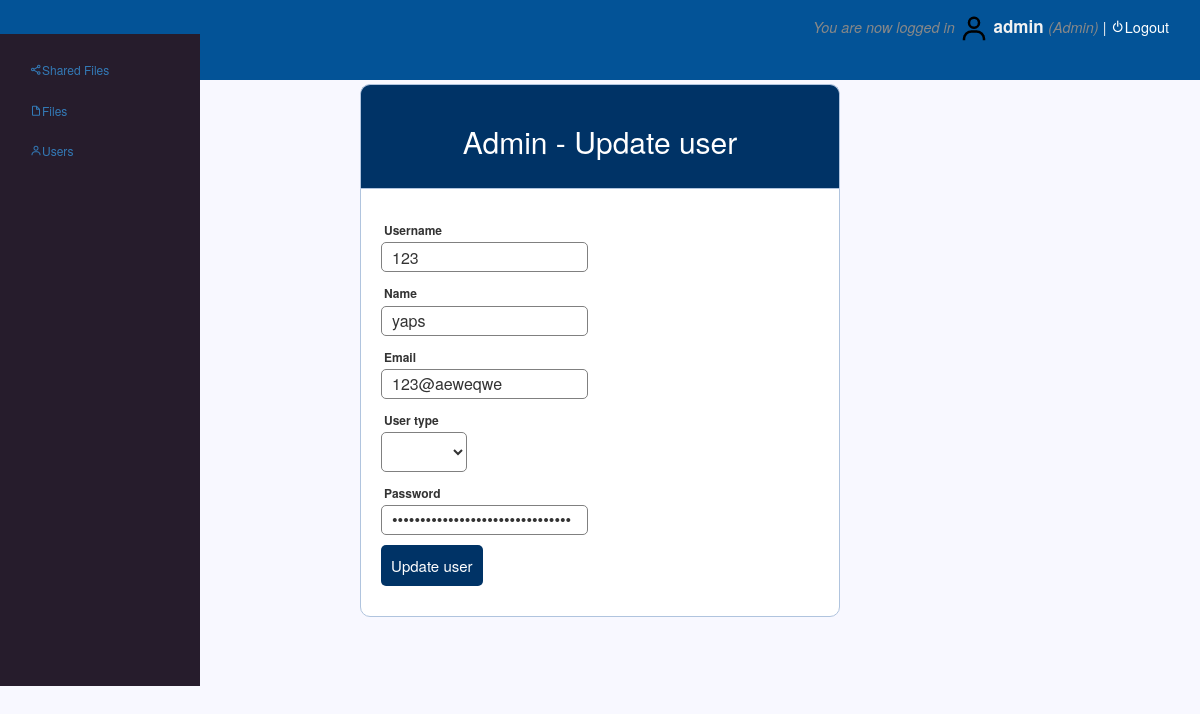
The page /admin/home.php?page=update&id=1 (signed in) on the database its author committed.
### tables this page shows
CREATE TABLE `users` (
  `id` int(10) NOT NULL,
  `username` varchar(100) NOT NULL,
  `name` varchar(100) NOT NULL,
  `email` varchar(100) NOT NULL,
  `user_type` varchar(100) NOT NULL,
  `password` varchar(100) NOT NULL
);

### admin/update_user.php (the view, shortened to what this page needs)
<?php
$user_id = $_GET ['id'];
$conn = mysqli_connect("localhost","root","") or die (mysqli_error($conn));
$sql = "SELECT * FROM users WHERE id = $user_id";
$q = mysqli_query($conn,$sql) or die (mysqli_error($conn));
$r = mysqli_fetch_assoc($q);
?>
<!DOCTYPE html>
<html>
<head>
	<link rel="stylesheet" type="text/css" href="../css/login.css">
</head>
<body>
	<div class="header">
		<h2>Admin - Update user</h2>
	</div>
	<form method="post" action="update_confirm.php?id=<?php echo $user_id?>">
		<div class="input-group">
			<label>Username</label>
			<input type="text" name="username" value="<?php echo $r['username']; ?>">
		</div>
		<div class="input-group">
			<label>Name</label>
			<input type="text" name="name" value="<?php echo $r['name']; ?>">
		</div>
		<div class="input-group">
			<label>Email</label>
			<input type="email" name="email" value="<?php echo $r['email']; ?>">
		</div>
		<div class="input-group">
			<label>User type</label>
			<select name="user_type" id="user_type" value="<?php echo $r['user_type']; ?>">
				<option value=""></option>
				<option value="admin">Admin</option>
			</select>
		</div>
		<div class="input-group">
			<label>Password</label>
			<input type="password" name="password" value="<?php echo $r['password']; ?>">
		</div>
		<div class="input-group">
			<button type="submit" class="btn" name="register_btn"> Update user</button>
		</div>
	</form>
</body>
</html>

### css/login.css (style rules this page uses)
* { margin: 0px; padding: 0px; }
body { font-size: 120%; background: #F8F8FF; }
.header { width: 40%; margin: 50px auto 0px; color: white; background: #5F9EA0; text-align: center; border: 1px solid #B0C4DE; border-bottom: none; border-radius: 10px 10px 0px 0px; padding: 20px; }
form, .content { width: 40%; margin: 0px auto; padding: 20px; border: 1px solid #B0C4DE; background: white; border-radius: 0px 0px 10px 10px; }
.input-group { margin: 10px 0px 10px 0px; }
.input-group label { display: block; text-align: left; margin: 3px; }
.input-group input { height: 30px; width: 93%; padding: 5px 10px; font-size: 16px; border-radius: 5px; border: 1px solid gray; }
#user_type { height: 40px; width: 98%; padding: 5px 10px; background: white; font-size: 16px; border-radius: 5px; border: 1px solid gray; }
.btn { padding: 10px; font-size: 15px; color: white; background: #5F9EA0; border: none; border-radius: 5px; }

### admin/update_user.php (style rules this page uses)
.header { background: #003366; }
button[name=register_btn] { background: #003366; }

### rows shown on the page
users: username "123", name "yaps", email "123@aeweqwe"

### other values the page prints
$_SESSION['success'] "You are now logged in"
$_SESSION['user']['name'] "admin"
$_SESSION['user']['user_type'] "Admin"
